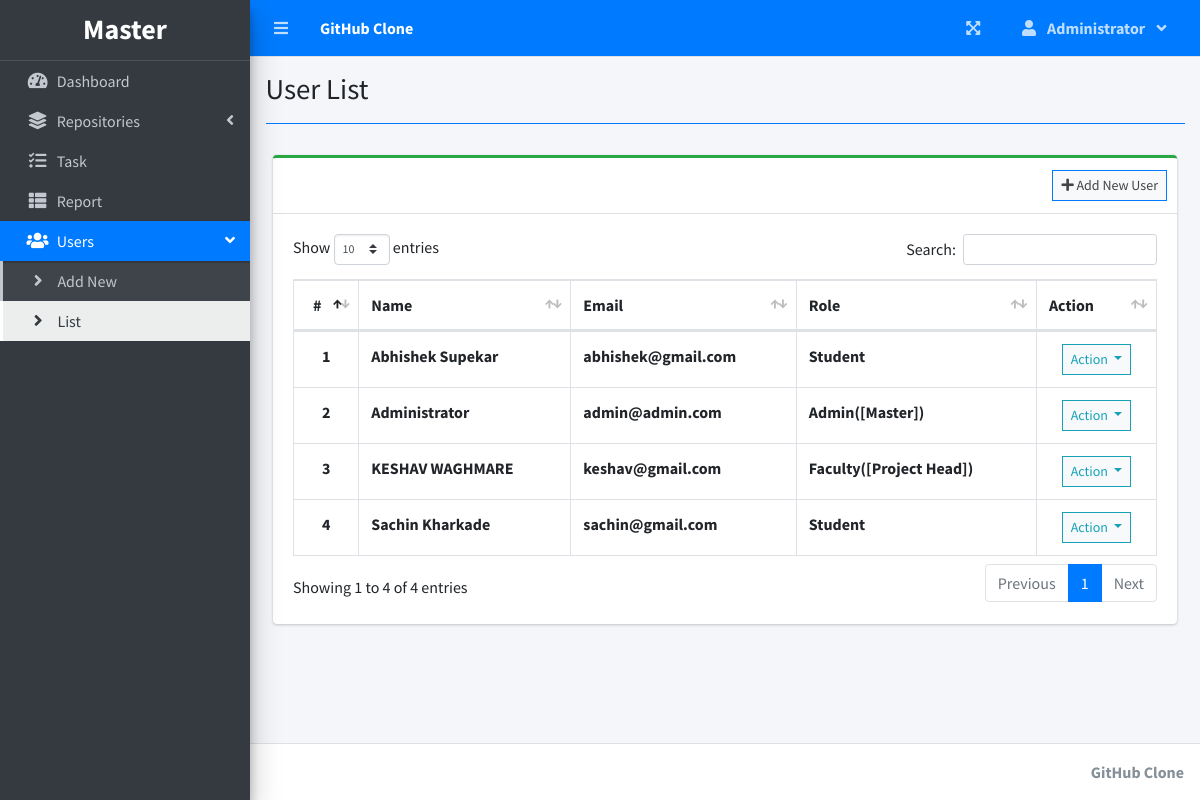
The page /index.php?page=user_list (signed in) on the database its author committed.
### tables this page shows
CREATE TABLE `users` (
  `id` int(30) NOT NULL,
  `firstname` varchar(200) NOT NULL,
  `lastname` varchar(200) NOT NULL,
  `email` varchar(200) NOT NULL,
  `password` text NOT NULL,
  `type` tinyint(1) NOT NULL DEFAULT 2 COMMENT '1 = admin, 2 = staff',
  `avatar` text NOT NULL DEFAULT 'no-image-available.png',
  `date_created` datetime NOT NULL DEFAULT current_timestamp()
);

### user_list.php (the view, shortened to what this page needs)
<?php include'db_connect.php' ?>
<div class="col-lg-12">
	<div class="card card-outline card-success">
		<div class="card-header">
			<div class="card-tools">
				<a class="btn btn-block btn-sm btn-default btn-flat border-primary" href="./index.php?page=new_user"><i class="fa fa-plus"></i> Add New User</a>
			</div>
		</div>
		<div class="card-body">
			<table class="table tabe-hover table-bordered" id="list">
				<thead>
					<tr>
						<th class="text-center">#</th>
						<th>Name</th>
						<th>Email</th>
						<th>Role</th>
						<th>Action</th>
					</tr>
				</thead>
				<tbody>
					<?php
					$i = 1;
					$type = array('',"Admin([Master])","Faculty([Project Head])","Student");
					$qry = $conn->query("SELECT *,concat(firstname,' ',lastname) as name FROM users order by concat(firstname,' ',lastname) asc");
					while($row= $qry->fetch_assoc()):
					?>
					<tr>
						<th class="text-center"><?php echo $i++ ?></th>
						<td><b><?php echo ucwords($row['name']) ?></b></td>
						<td><b><?php echo $row['email'] ?></b></td>
						<td><b><?php echo $type[$row['type']] ?></b></td>
						<td class="text-center">
							<button type="button" class="btn btn-default btn-sm btn-flat border-info wave-effect text-info dropdown-toggle" data-toggle="dropdown" aria-expanded="true">
		                      Action
		                    </button>
						</td>
					</tr>
				<?php endwhile; ?>
				</tbody>
			</table>
		</div>
	</div>
</div>

### rows shown on the page
users: name "Abhishek Supekar", email "abhishek@gmail.com", type "Student"
users: name "Administrator", email "admin@admin.com", type "Admin([Master])"
users: name "KESHAV WAGHMARE", email "keshav@gmail.com", type "Faculty([Project Head])"
users: name "Sachin Kharkade", email "sachin@gmail.com", type "Student"

### other values the page prints
$_SESSION['system']['name'] "GitHub Clone"
$_SESSION['login_firstname'] "Administrator"
$title "User List"
